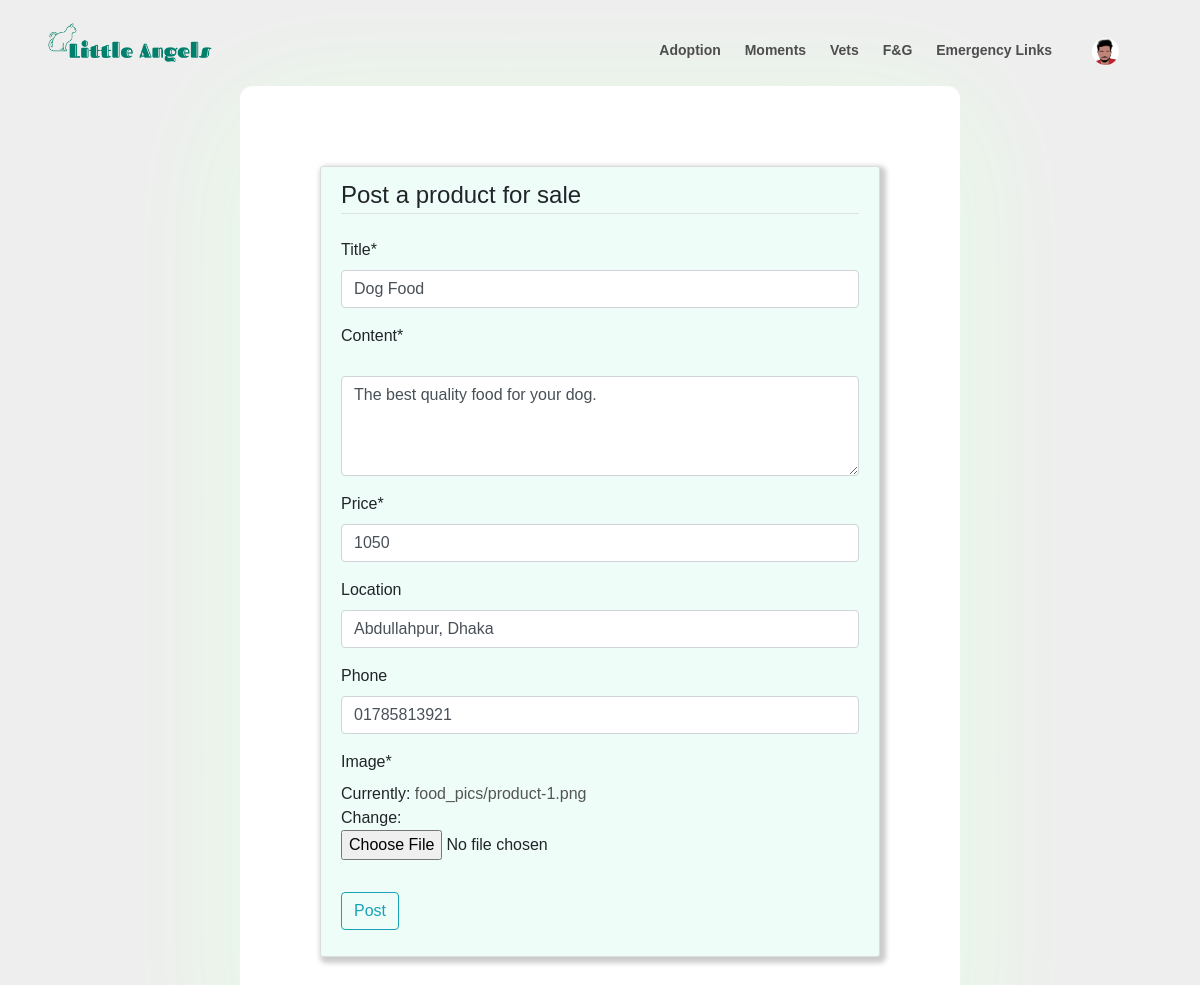
The page /shop/updae/2/update (signed in) on the database its author committed.
### users/models.py (models this page shows, shortened)
class Profile(models.Model):
    accTypes= [
    ('normal', 'Normal'),
    ('vet', 'Vetenarian'),
    ('shop', 'Shop Owner')
    ]
    user = models.OneToOneField(User, on_delete=models.CASCADE)
    image = models.ImageField(default='default.png',  upload_to='profile_pics')
    user_type = models.CharField(max_length=30, choices = accTypes, default='null')

### food/models.py (models this page shows, shortened)
class Shop(models.Model):
    title = models.CharField(max_length=30)
    content = models.TextField();
    location = models.CharField(max_length=50, blank=True)
    phone = models.CharField(max_length=11, default='', blank=True)
    date = models.DateTimeField(default=timezone.now)
    author = models.ForeignKey(User, on_delete=models.CASCADE); #if user is deleted, all post gets deleted
    image = models.ImageField( null=True, upload_to= 'food_pics')
    price = models.IntegerField()

### food/views.py (the view, shortened to what this page needs)
# urls.py: path('updae/<int:pk>/update', PostUpdateView.as_view(), name='shop_update'),
class PostUpdateView(LoginRequiredMixin, UserPassesTestMixin, UpdateView):
    model = Shop
    fields = ['title', 'content', 'price', 'location', 'phone', 'image']
    def test_func(self):
        post = self.get_object()
        if self.request.user == post.author:
            return True
        return False

### food/templates/food/shop_form.html (shortened to what this page needs)
{% extends 'home/base.html' %}
{% load crispy_forms_tags %}
{% block content %}
<div class="boss">
    <div class="blog-post">
        <div class="content-section">
            <form method="POST" enctype="multipart/form-data" >
                <fieldset class="form-group">
                    <legend class="border-bottom mb-4">Post a product for sale</legend>
                    {{form|crispy}}
                </fieldset>
                <div class="form-group">
                    <button class="btn btn-outline-info" type="submit">Post</button>
                </div>
            </form>
        </div>
    </div>
</div>
{% endblock content %}

### home/templates/home/base.html (shortened to what this page needs)
{% load static %}
<!DOCTYPE html>
<html lang="en">
<head>
    <link rel="stylesheet" href="https://maxcdn.bootstrapcdn.com/bootstrap/4.0.0/css/bootstrap.min.css">
    <link rel="stylesheet" href="https://stackpath.bootstrapcdn.com/font-awesome/4.7.0/css/font-awesome.min.css">
    <link rel="stylesheet" href="https://cdnjs.cloudflare.com/ajax/libs/OwlCarousel2/2.3.4/assets/owl.carousel.min.css">
    <link rel="stylesheet" type="text/css" href="{% static 'home/main.css' %}">
    <link rel="stylesheet" type="text/css" href="{% static 'home/style-details.css' %}">
</head>
<body>
    <div class="container">
        <div class="navbar">
            <div class="logo">
                <a href="{% url 'home' %}"><img src="{% static 'home/images/logo.png' %}" padding-top="10" width="170px"></a>
            </div>
            <nav>
                <ul id="MenuItems">
                    <li class="underline"><a style="color: rgb(77, 77, 77); text-decoration: none;" href="{% url 'adoption' %}">Adoption</a>
                    </li>
                    <li class="underline"><a style="color: rgb(77, 77, 77); text-decoration: none;" href="{% url 'feed' %}">Moments</a></li>
                    <li class="underline"><a style="color: rgb(77, 77, 77); text-decoration: none;" href="{% url 'vet' %}">Vets</a></li>
                    <li class="underline"><a style="color: rgb(77, 77, 77); text-decoration: none;" href="{% url 'food' %}">F&G</a></li>
                    <li class="underline"><a style="color: rgb(77, 77, 77); text-decoration: none;" href="{% url 'emergency' %}">Emergency Links</a></li>
                    {% if user.is_authenticated %}
                            <li class="underline">
                                <a class="nav-item nav-link mt-1" style="color: lightgray" title="Profile" href="{% url 'profile' %}">
                                    <img  width="27" height="27" style="border-radius:50%"  src="{{user.profile.image.url}}" alt="">
                                </a>
                            </li>
                    {% else %}
                    <li>
                        <a class="btnn" href="{% url 'login' %}">Login</a>
                      </li>
                {% endif %}
                </ul>
            </nav>
        </div>
    </div>
    {% block content %} {% endblock %}
</body>
</html>

### home/static/home/main.css (style rules this page uses)
.content-section { background: #effdf9; padding: 10px 20px; border: 1px solid #dddddd; border-radius: 3px; margin-bottom: 20px; position: relative; margin-left: auto; margin-right: auto; box-shadow: 3px 3px 5px 3px #ccc;; }

### home/static/home/style-details.css (style rules this page uses)
* { margin: 0; padding: 0; box-sizing: border-box; }
body { font-family: Helvetica, sans-serif; width: 100%; height: 100vh; background-color: #eee; }
.navbar { display: flex; align-items: center; padding: 20px; }
nav { flex: 1; text-align: right; font-size: 14px; }
nav ul { display: inline-block; list-style-type: none; }
nav ul li { display: inline-block; margin-right: 20px; font-weight: bold; position: relative; }
a { text-decoration: none; color: #555; }
.container { max-width: 1400px; margin: auto; padding-left: 25px; padding-right: 25px; }
.blog-post { width: 60%; max-width: 98rem; padding: 5rem; background-color: #fff; box-shadow: 0 1.4rem 8rem #e5ffe5; display: block; align-items: center; justify-content: center; border-radius: 0.8rem; margin-left: auto; margin-right: auto; margin-bottom: 15px; height: auto; }
.boss { padding-bottom: 0.1px; }
textarea { width: 100%; border: 1px solid #ccc; outline: none; padding: 10px; box-shadow: border-box; margin-top: 20px; font-weight: 100; margin-bottom: 5px; height: 100px; }

### rows shown on the page
Shop: title "Dog Food", content "The best quality food for your dog.", price "1050", location "Abdullahpur, Dhaka", phone "01785813921"
